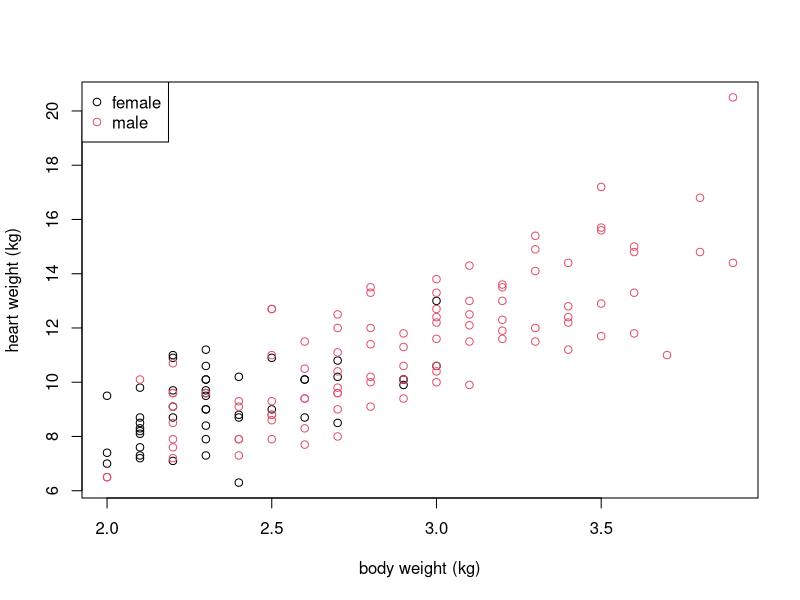
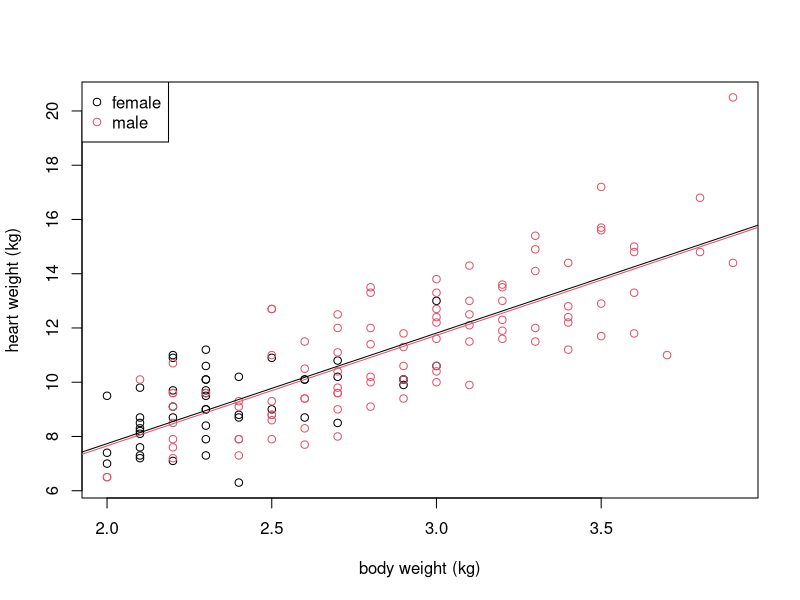
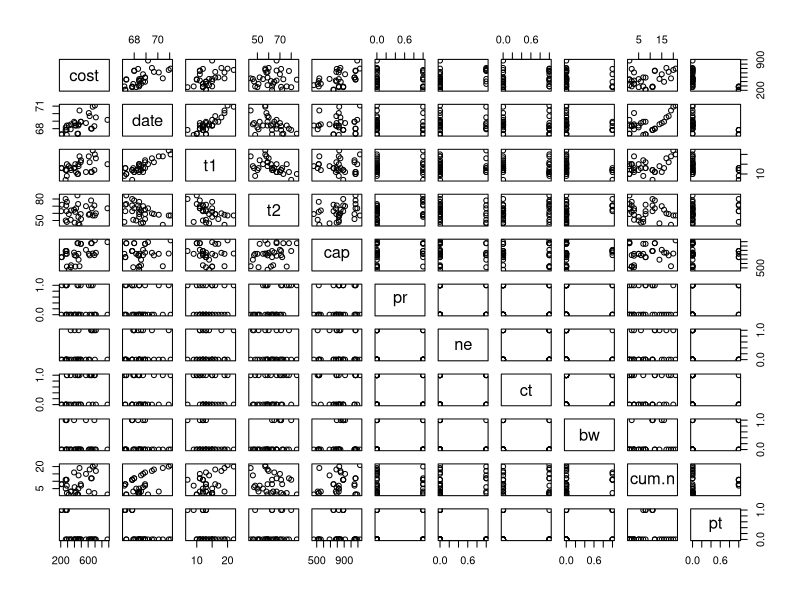
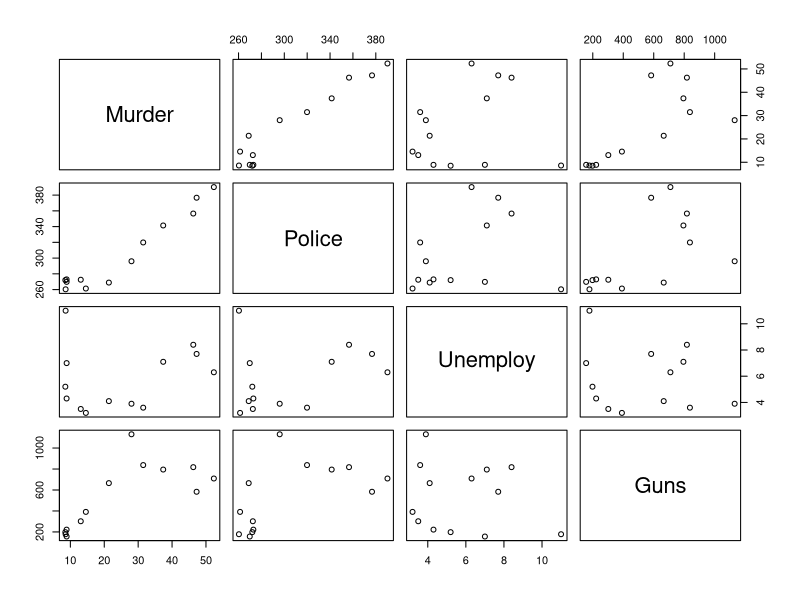

Source code (R) for these figures, in order:
# 21.1
library("MASS")
?cats
summary(cats)

plot(cats$Bwt, cats$Hwt, col = cats$Sex,
     xlab = "body weight (kg)", ylab = "heart weight (kg)")
legend("topleft", legend = c("female", "male"), col = c(1, 2), pch = c(1, 1))

catsfit <- lm(Hwt~Bwt+Sex, data = cats)
summary(catsfit)
# Hwt = 4.0758 * Bwt + -0.0821 * isMale + -0.4149
# sex does not seem to really matter much

names(summary(catsfit))
summary(catsfit)$r.squared
summary(catsfit)$fstatistic

predict(catsfit, newdata = data.frame(Bwt = 3.4, Sex = "F"),
        level = .95, interval = "prediction")

plot(cats$Bwt, cats$Hwt, col = cats$Sex,
     xlab = "body weight (kg)", ylab = "heart weight (kg)")
legend("topleft", legend = c("female", "male"), col = c(1, 2), pch = c(1, 1))

seq <- seq(min(cats$Bwt) - 2, max(cats$Bwt) + 2, length = 100)
n <- length(seq)
predict <- predict(catsfit, newdata = data.frame(
  Bwt = rep(seq, 2), Sex = rep(c("M", "F"), each = n)))
lines(seq, predict[1:n], col = 2)
lines(seq, predict[(n+1):(2*n)], col = 1)
# shows that sex does not matter much

library("boot")
?nuclear
summary(nuclear)
pairs(nuclear)

nufit1 <- lm(cost~t1+t2, data = nuclear)
summary(nufit1)

nufit2 <- lm(cost~t1+t2+date, data = nuclear)
summary(nufit2)
# date should be used instead of t1

nufit <- lm(cost~date+cap+ne, data = nuclear)
summary(nufit)
confint(nufit)
# -6458 + 95.44 * date + 0.4157 * cap + 126.1 * ne

detroit <- data.frame(Murder = c(8.6,8.9,8.52,8.89,13.07,14.57,21.36,28.03,31.49,37.39,46.26,47.24,52.33),
                      Police = c(260.35,269.8,272.04,272.96,272.51,261.34,268.89,295.99,319.87,341.43,356.59,376.69,390.19),
                      Unemploy = c(11,7,5.2,4.3,3.5,3.2,4.1,3.9,3.6,7.1,8.4,7.7,6.3),
                      Guns = c(178.15,156.41,198.02,222.1,301.92,391.22,665.56,1131.21,837.6,794.9,817.74,583.17,709.59))
summary(detroit)
pairs(detroit)

detfit <- lm(Murder~Police+Unemploy+Guns, data = detroit)
confint(detfit)
summary(detfit)
# -68.852509 + Police * 0.280799 + Unemploy * 0.147248 + Guns * 0.014177
summary(detfit)$r.squared
# no causal relationship can be shown from the limited data

detfit2 <- lm(Murder~Police+Guns, data = detroit)
summary(detfit2)
summary(detfit2)$r.squared

predict(detfit2, interval="confidence", level = 0.99,
        newdata = data.frame(Police = c(300, 300), Guns = c(500, 0)))